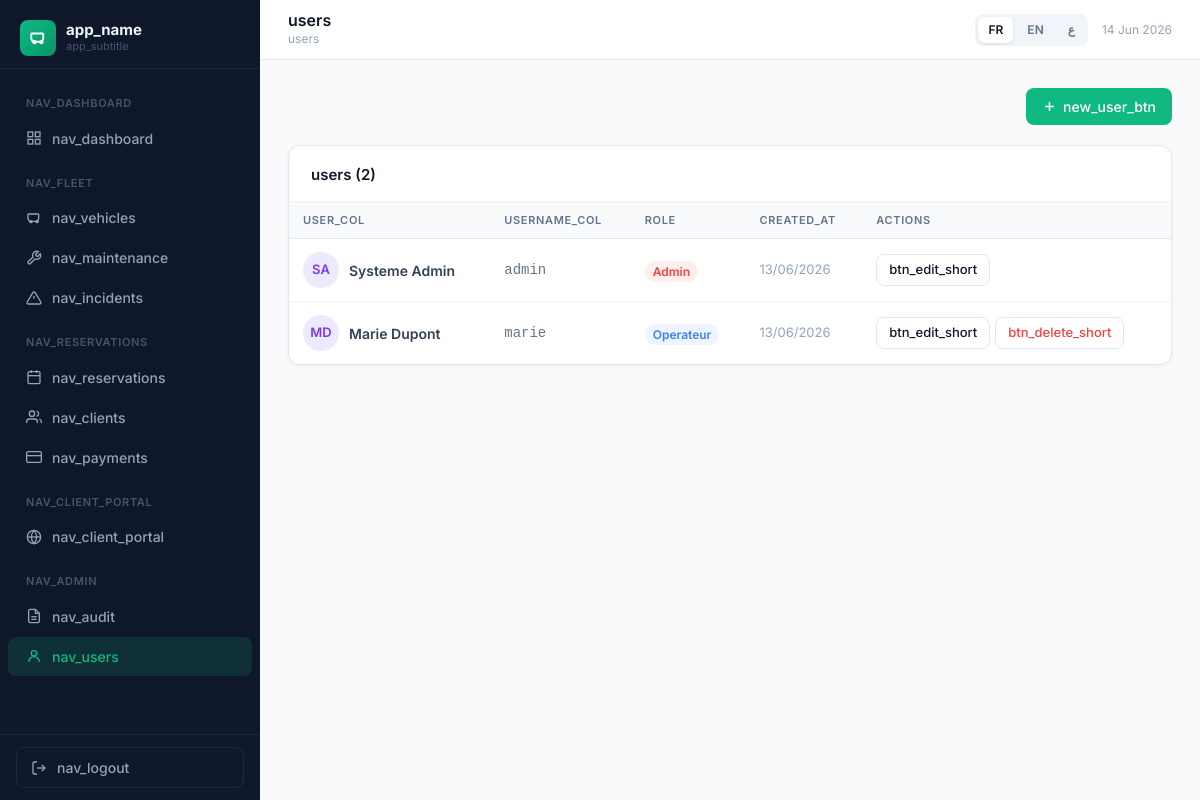
The app's page /?page=users (signed in) with its own data.
### tables this page shows
CREATE TABLE IF NOT EXISTS `users` (
  `id`         INT AUTO_INCREMENT PRIMARY KEY,
  `nom`        VARCHAR(100) NOT NULL,
  `prenom`     VARCHAR(100) NOT NULL,
  `username`   VARCHAR(50)  NOT NULL UNIQUE,
  `password`   VARCHAR(255) NOT NULL,
  `role`       ENUM('admin','operateur') DEFAULT 'operateur',
  `created_at` TIMESTAMP DEFAULT CURRENT_TIMESTAMP
);

### app/Core/Controller.php (called while the page is built, shortened)
<?php
abstract class Controller
{
    protected function view(string $template, array $viewData = []): void
    {
        extract($viewData);
        $tplFile = APP_PATH . '/views/' . $template . '.php';
        require $tplFile;
    }
}

### app/Controllers/UserController.php (called while the page is built, shortened)
<?php
class UserController extends Controller
{
    private User     $userModel;
    public function __construct(\PDO $db)
    {
        $this->userModel  = new User($db);
    }
    public function index(): void
    {
        $users = $this->userModel->all('created_at DESC');
        $this->view('users/index', compact('users', 'flash'));
    }
}

### app/Core/Router.php (called while the page is built, shortened)
<?php
class Router
{
    private array $routes = [];
    public function add(string $method, string $page, string $controller, string $action): void
    {
        $this->routes[strtoupper($method)][$page] = [$controller, $action];
    }
    public function dispatch(\PDO $db): void
    {
        $page   = trim($_GET['page'] ?? '', '/');
        $method = strtoupper($_SERVER['REQUEST_METHOD']);
        $handler = $this->routes[$method][$page]
                ?? $this->routes['GET'][$page]
                ?? null;
        [$controllerClass, $action] = $handler;
        $controller = new $controllerClass($db);
        $controller->$action();
    }
}

### index.php (called while the page is built, shortened)
<?php
require_once __DIR__ . '/config/database.php';
spl_autoload_register(function (string $class): void {
    $file = APP_PATH . '/app/' . str_replace('\\', '/', substr($class, 4)) . '.php';
});
$db = (new Database())->getConnection();
$router = new App\Core\Router();
$router->dispatch($db);

### config/database.php (called while the page is built, shortened)
<?php
function t(string $key, ...$args): string {
    $str = $GLOBALS['__t'][$key] ?? $key;
    return $args ? sprintf($str, ...$args) : $str;
}
function h(mixed $v): string { return htmlspecialchars((string)$v, ENT_QUOTES, 'UTF-8'); }

### app/Core/Model.php (called while the page is built, shortened)
<?php
abstract class Model
{
    protected \PDO $db;
    protected string $table  = '';
    public function __construct(\PDO $db)
    {
        $this->db = $db;
    }
    public function all(string $order = ''): array
    {
        $sql = "SELECT * FROM `{$this->table}`";
        if ($order) $sql .= " ORDER BY $order";
        return $this->db->query($sql)->fetchAll();
    }
}

### views/users/index.php (the view, shortened to what this page needs)
<div style="display:flex;justify-content:flex-end;margin-bottom:20px;">
  <a href="<?= BASE_URL ?>/?page=users/add" class="btn btn-emerald">
    <svg width="15" height="15" fill="none" stroke="currentColor" stroke-width="2.5" viewBox="0 0 24 24"><line x1="12" y1="5" x2="12" y2="19"/><line x1="5" y1="12" x2="19" y2="12"/></svg>
    <?= t('new_user_btn') ?>
  </a>
</div>
<div class="card">
  <div class="card-header"><span class="card-title"><?= t('users') ?> (<?= count($users) ?>)</span></div>
  <div style="overflow-x:auto;">
    <table class="data-table">
      <thead>
        <tr><th><?= t('user_col') ?></th><th><?= t('username_col') ?></th><th><?= t('role') ?></th><th><?= t('created_at') ?></th><th><?= t('actions') ?></th></tr>
      </thead>
      <tbody>
        <?php foreach ($users as $u): ?>
        <tr>
          <td>
            <div style="display:flex;align-items:center;gap:10px;">
              <div class="avatar" style="width:36px;height:36px;font-size:13px;background:#ede9fe;color:#7c3aed;"><?= strtoupper(substr($u['prenom']??'',0,1).substr($u['nom'],0,1)) ?></div>
              <div>
                <div style="font-weight:600;"><?= h(($u['prenom']??'').' '.$u['nom']) ?></div>
              </div>
            </div>
          </td>
          <td style="font-family:monospace;color:#64748b;"><?= h($u['username']) ?></td>
          <td>
            <?php $roleColor = $u['role']==='admin' ? '#ef4444' : '#3b82f6'; ?>
            <span style="font-size:12px;font-weight:600;color:<?= $roleColor ?>;background:<?= $roleColor ?>15;padding:3px 8px;border-radius:99px;"><?= ucfirst($u['role']) ?></span>
          </td>
          <td style="color:#94a3b8;font-size:13px;" dir="ltr"><?= $u['created_at'] ? date('d/m/Y', strtotime($u['created_at'])) : '—' ?></td>
          <td>
            <div style="display:flex;gap:5px;">
              <a href="<?= BASE_URL ?>/?page=users/edit&id=<?= $u['id'] ?>" class="btn btn-outline btn-sm"><?= t('btn_edit_short') ?></a>
              <?php if ($u['id'] != ($_SESSION['user_id']??0)): ?>
              <a href="<?= BASE_URL ?>/?page=users/delete&id=<?= $u['id'] ?>" class="btn btn-outline btn-sm" onclick="return confirm('<?= t('confirm_delete_user') ?>')" style="color:#ef4444;"><?= t('btn_delete_short') ?></a>
              <?php endif; ?>
            </div>
          </td>
        </tr>
        <?php endforeach; ?>
      </tbody>
    </table>
  </div>
</div>

### records on screen
users: prenom+nom "SA", prenom+nom "Systeme Admin", username "admin", role "Admin", created_at "13/06/2026"
users: prenom+nom "MD", prenom+nom "Marie Dupont", username "marie", role "Operateur", created_at "13/06/2026"

### other values on screen
t('app_name') "app_name"
t('app_subtitle') "app_subtitle"
t('nav_dashboard') "NAV_DASHBOARD"
t('nav_dashboard') "nav_dashboard"
t('nav_fleet') "NAV_FLEET"
t('nav_vehicles') "nav_vehicles"
t('nav_maintenance') "nav_maintenance"
t('nav_incidents') "nav_incidents"
t('nav_reservations') "NAV_RESERVATIONS"
t('nav_reservations') "nav_reservations"
t('nav_clients') "nav_clients"
t('nav_payments') "nav_payments"
t('nav_client_portal') "NAV_CLIENT_PORTAL"
t('nav_client_portal') "nav_client_portal"
t('nav_admin') "NAV_ADMIN"
